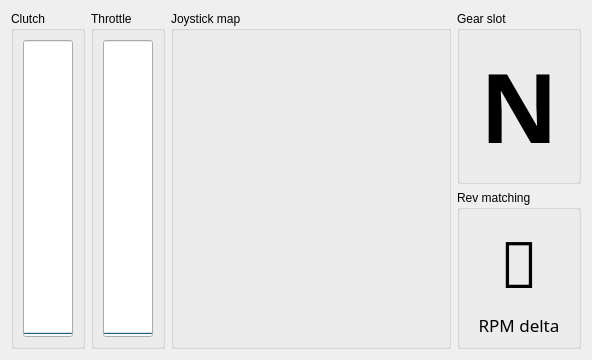
          <widget class="QWidget" name="heavytruck_monitorTab">
           <attribute name="title">
            <string>Monitor</string>
           </attribute>
           <layout class="QGridLayout" name="gridLayout_20">
            <item row="0" column="2" rowspan="2">
             <widget class="QGroupBox" name="heavytruck_joystickMapHolder">
              <property name="sizePolicy">
               <sizepolicy hsizetype="Expanding" vsizetype="Preferred">
                <horstretch>0</horstretch>
                <verstretch>0</verstretch>
               </sizepolicy>
              </property>
              <property name="title">
               <string>Joystick map</string>
              </property>
              <layout class="QGridLayout" name="gridLayout_18">
               <item row="0" column="0">
                <widget class="QGraphicsView" name="heavytruck_graphicsView">
                 <property name="styleSheet">
                  <string notr="true">background: transparent</string>
                 </property>
                 <property name="frameShape">
                  <enum>QFrame::Shape::NoFrame</enum>
                 </property>
                 <property name="verticalScrollBarPolicy">
                  <enum>Qt::ScrollBarPolicy::ScrollBarAlwaysOff</enum>
                 </property>
                 <property name="horizontalScrollBarPolicy">
                  <enum>Qt::ScrollBarPolicy::ScrollBarAlwaysOff</enum>
                 </property>
                 <property name="alignment">
                  <set>Qt::AlignmentFlag::AlignLeading|Qt::AlignmentFlag::AlignLeft|Qt::AlignmentFlag::AlignTop</set>
                 </property>
                 <property name="renderHints">
                  <set>QPainter::RenderHint::Antialiasing|QPainter::RenderHint::SmoothPixmapTransform|QPainter::RenderHint::TextAntialiasing</set>
                 </property>
                </widget>
               </item>
              </layout>
             </widget>
            </item>
            <item row="0" column="3">
             <widget class="QGroupBox" name="groupBox_12">
              <property name="minimumSize">
               <size>
                <width>120</width>
                <height>0</height>
               </size>
              </property>
              <property name="font">
               <font>
                <family>Segoe UI</family>
               </font>
              </property>
              <property name="title">
               <string>Gear slot</string>
              </property>
              <layout class="QHBoxLayout" name="horizontalLayout_20">
               <item>
                <widget class="QLabel" name="heavytruck_gearLabel">
                 <property name="minimumSize">
                  <size>
                   <width>100</width>
                   <height>0</height>
                  </size>
                 </property>
                 <property name="font">
                  <font>
                   <family>Bahnschrift</family>
                   <pointsize>72</pointsize>
                   <italic>false</italic>
                   <bold>true</bold>
                  </font>
                 </property>
                 <property name="text">
                  <string>N</string>
                 </property>
                 <property name="alignment">
                  <set>Qt::AlignmentFlag::AlignCenter</set>
                 </property>
                </widget>
               </item>
              </layout>
             </widget>
            </item>
            <item row="1" column="3">
             <widget class="QGroupBox" name="groupBox_16">
              <property name="title">
               <string>Rev matching</string>
              </property>
              <layout class="QGridLayout" name="gridLayout_22">
               <item row="1" column="0">
                <widget class="QLabel" name="heavytruck_rpmDeltaLabel">
                 <property name="maximumSize">
                  <size>
                   <width>16777215</width>
                   <height>24</height>
                  </size>
                 </property>
                 <property name="font">
                  <font>
                   <family>Bahnschrift</family>
                   <pointsize>13</pointsize>
                  </font>
                 </property>
                 <property name="text">
                  <string>RPM delta</string>
                 </property>
                 <property name="alignment">
                  <set>Qt::AlignmentFlag::AlignHCenter|Qt::AlignmentFlag::AlignTop</set>
                 </property>
                </widget>
               </item>
               <item row="0" column="0">
                <widget class="QLabel" name="heavytruck_revMatchIndicatorLabel">
                 <property name="minimumSize">
                  <size>
                   <width>100</width>
                   <height>0</height>
                  </size>
                 </property>
                 <property name="font">
                  <font>
                   <family>Bahnschrift</family>
                   <pointsize>48</pointsize>
                   <italic>false</italic>
                   <bold>true</bold>
                  </font>
                 </property>
                 <property name="text">
                  <string>🔴</string>
                 </property>
                 <property name="alignment">
                  <set>Qt::AlignmentFlag::AlignCenter</set>
                 </property>
                </widget>
               </item>
              </layout>
             </widget>
            </item>
            <item row="0" column="1" rowspan="2">
             <widget class="QGroupBox" name="groupBox_13">
              <property name="sizePolicy">
               <sizepolicy hsizetype="Minimum" vsizetype="Preferred">
                <horstretch>0</horstretch>
                <verstretch>0</verstretch>
               </sizepolicy>
              </property>
              <property name="title">
               <string>Throttle</string>
              </property>
              <layout class="QGridLayout" name="gridLayout_17">
               <item row="0" column="0">
                <widget class="QProgressBar" name="heavytruck_throttleProgressBar">
                 <property name="minimumSize">
                  <size>
                   <width>50</width>
                   <height>0</height>
                  </size>
                 </property>
                 <property name="maximum">
                  <number>65535</number>
                 </property>
                 <property name="value">
                  <number>0</number>
                 </property>
                 <property name="textVisible">
                  <bool>false</bool>
                 </property>
                 <property name="orientation">
                  <enum>Qt::Orientation::Vertical</enum>
                 </property>
                </widget>
               </item>
              </layout>
             </widget>
            </item>
            <item row="0" column="0" rowspan="2">
             <widget class="QGroupBox" name="groupBox_14">
              <property name="sizePolicy">
               <sizepolicy hsizetype="Minimum" vsizetype="Preferred">
                <horstretch>0</horstretch>
                <verstretch>0</verstretch>
               </sizepolicy>
              </property>
              <property name="title">
               <string>Clutch</string>
              </property>
              <layout class="QGridLayout" name="gridLayout_19">
               <item row="0" column="0">
                <widget class="QProgressBar" name="heavytruck_clutchProgressBar">
                 <property name="minimumSize">
                  <size>
                   <width>50</width>
                   <height>0</height>
                  </size>
                 </property>
                 <property name="maximum">
                  <number>65535</number>
                 </property>
                 <property name="value">
                  <number>0</number>
                 </property>
                 <property name="textVisible">
                  <bool>false</bool>
                 </property>
                 <property name="orientation">
                  <enum>Qt::Orientation::Vertical</enum>
                 </property>
                </widget>
               </item>
              </layout>
             </widget>
            </item>
           </layout>
          </widget>
